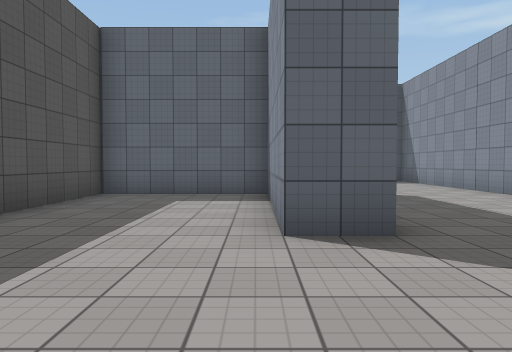
view 1 (above)

24 first-person views from a walk through a Unity game level. The camera is 1.3 m above the floor, tilts 2° down and sees 70° across. The floor is counted in squares, 2 m on a side. Each view is taken from the middle of a square. On the plan, view 1 faces up. The plan holds only what a view shows up to about 11 squares ahead; the rest is blank. The place goes on beyond the plan. Surface patterns are stand-ins for the level's own textures.

view 2
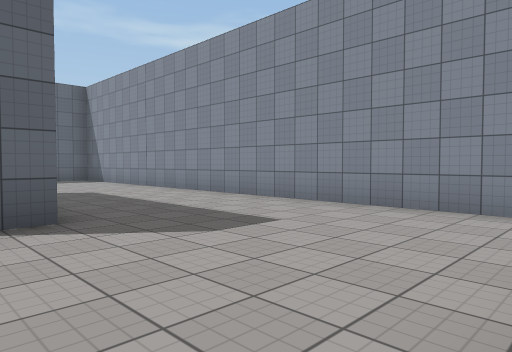

view 3
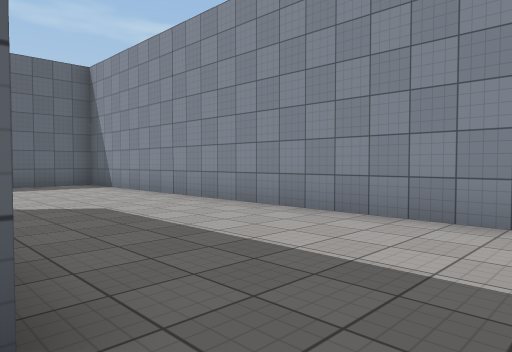

view 4
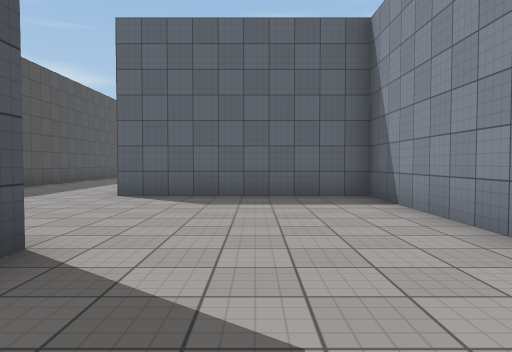

view 5
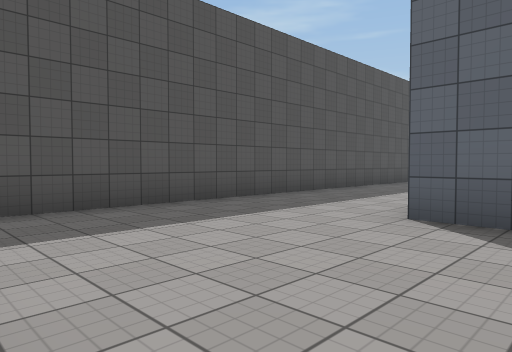

view 6
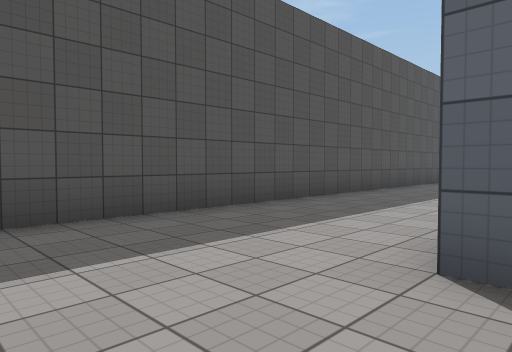

view 7
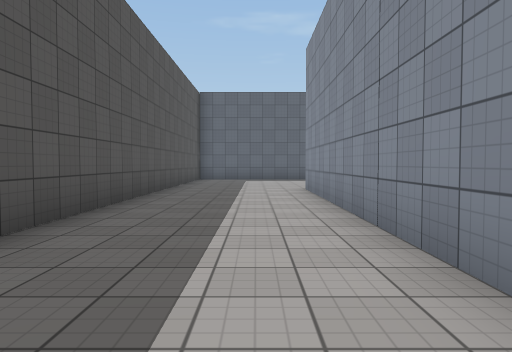

view 8
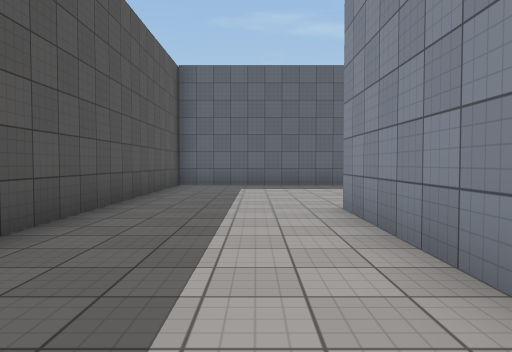

view 9
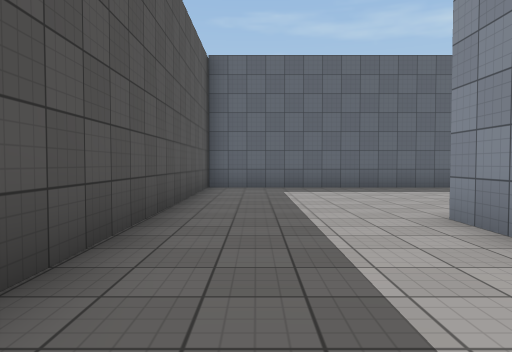

view 10
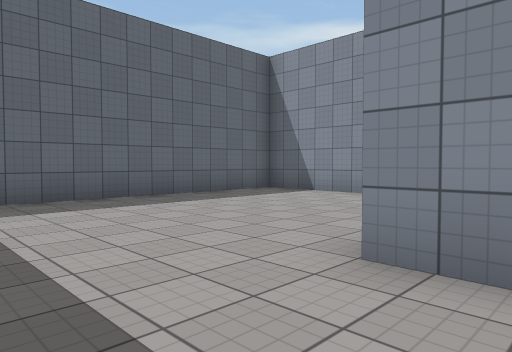

view 11
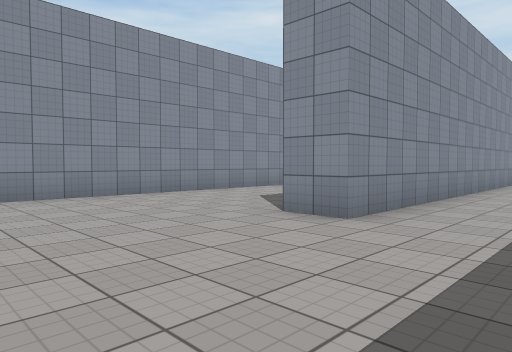

view 12
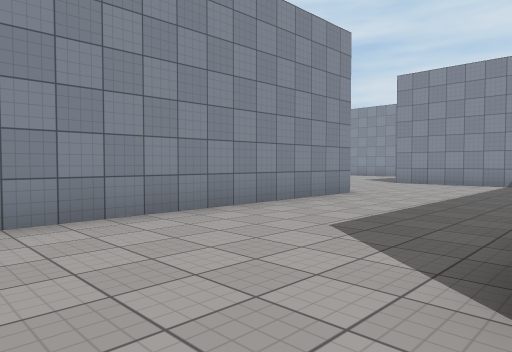

view 13
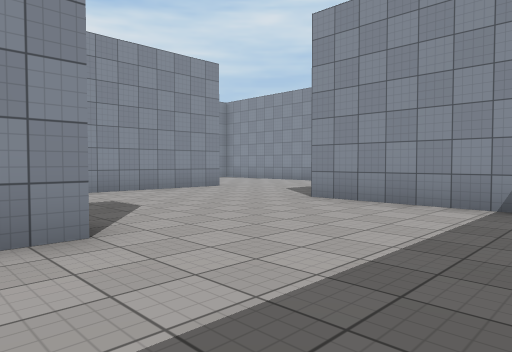

view 14
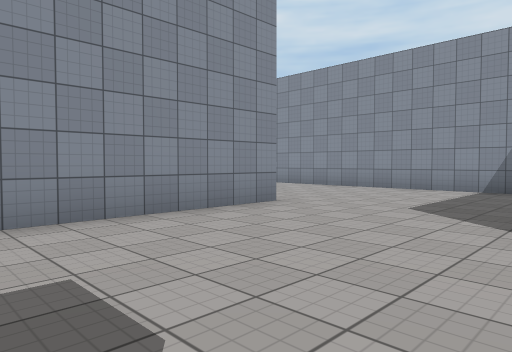

view 15
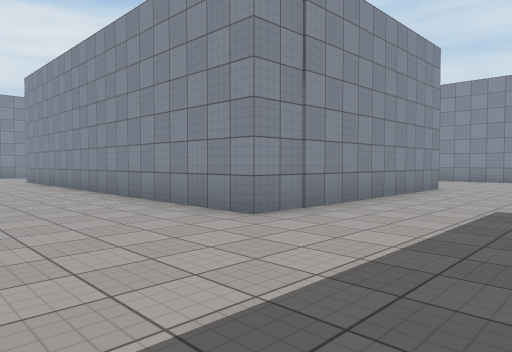

view 16
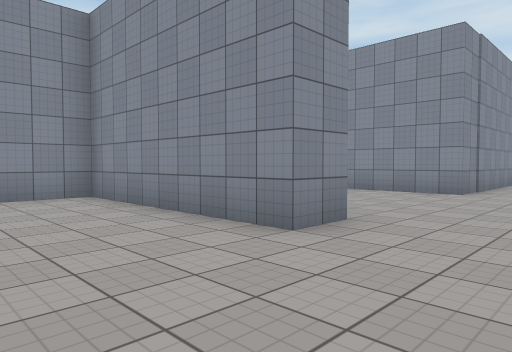

view 17
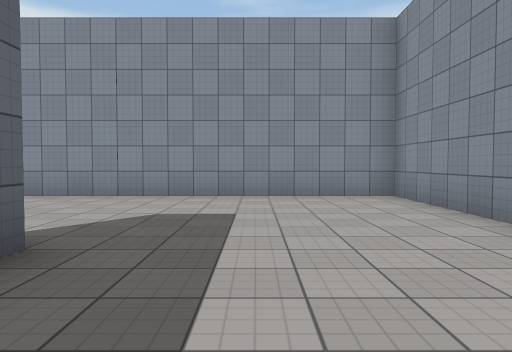

view 18
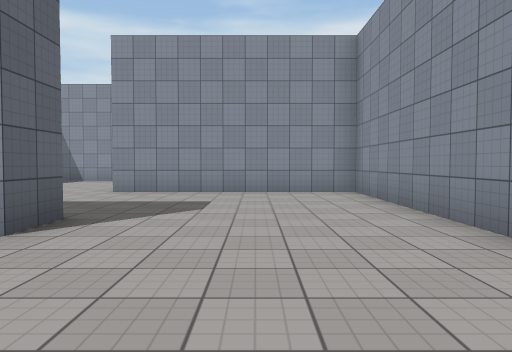

view 19
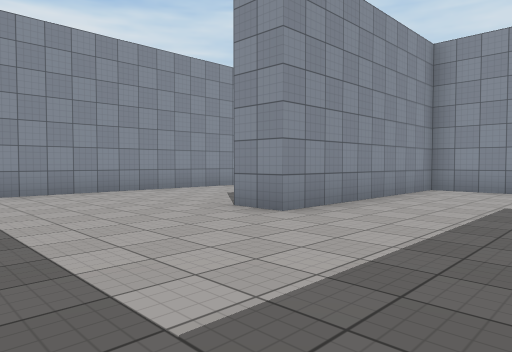

view 20
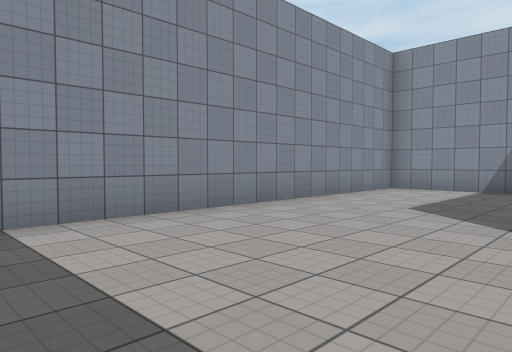

view 21
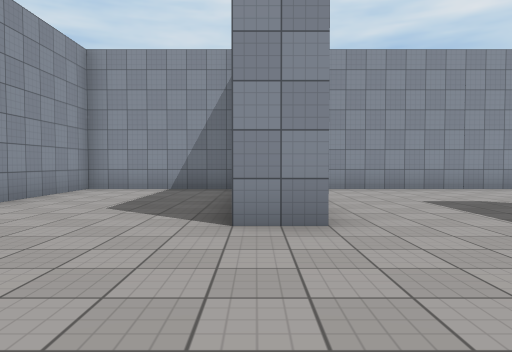

view 22
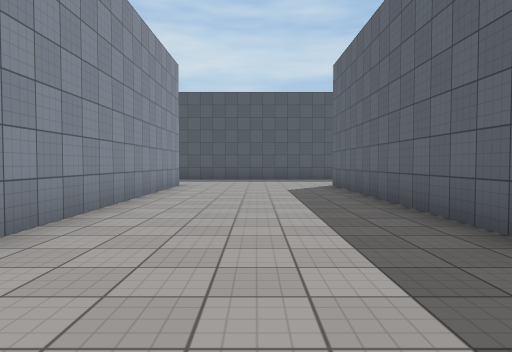

view 23
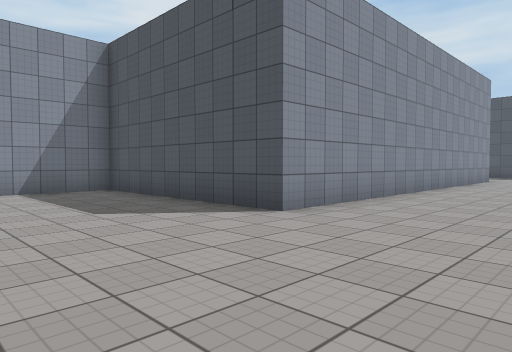

view 24
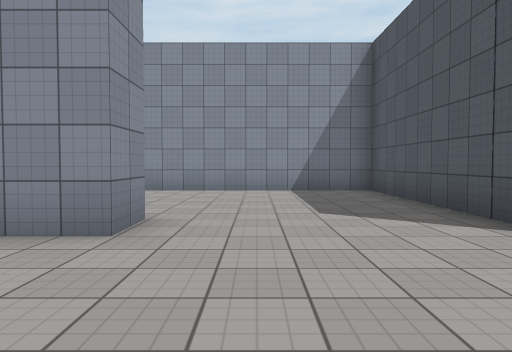

### Floor plan
Points are (right, up) in squares from view 1. A wall is a line through its corners. A room is listed if a view was taken in it or the views show most of it. See-through windows are left out.
Room 1 (views 1, 2, 3, 4, 5, 6, 7, 8, 9, 10, 11, 12, 13, 14, 15, 16, 17, 18, 19, 20, 21, 22, 23, 24)
walls: (11.2, 13.3) (10.3, 13.3) (10.3, 19.8) (21.2, 19.8) (21.2, 14.2) (26.8, 14.2); (17.9, 24.3) (10.3, 24.3) (10.3, 25.2) (15.2, 25.2) (15.2, 31.5); (16.5, 8.7) (20.2, 8.7) (20.2, 17.4); (5.3, 18.8) (5.3, 29.7) (-3.3, 29.7); (25.3, 18.8) (25.3, 19.8) (26.4, 19.8); (7.6, 8.7) (15.2, 8.7) (15.2, 14.2) (16.2, 14.2); (3, 14.2) (6.2, 14.2); (0.3, 15.2) (0.3, 24.2) (1.2, 24.2); (1.4, 3.2) (0.3, 3.2) (0.3, 7.7) (-3.3, 7.7) (-3.3, 4.6); (5.3, -0.1) (5.3, 13.3) (0.2, 13.3); (-3.3, 30.1) (-3.3, 9.9)

Positions as (right, up) in squares from view 1, and headings:
1: (0, 0), facing up
2: (0, -1), facing up-right
3: (1, 2), facing up-right
4: (3, 6), facing up
5: (2, 9), facing up-left
6: (1, 11), facing up-left
7: (-1, 15), facing up
8: (-1, 19), facing up
9: (-2, 20), facing up
10: (-2, 23), facing up-right
11: (-2, 28), facing down-right
12: (1, 26), facing down-right
13: (2, 20), facing down-right
14: (6, 18), facing down-right
15: (7, 23), facing down-right
16: (8, 28), facing down-right
17: (8, 28), facing right
18: (7, 11), facing right
19: (12, 18), facing down-right
20: (16, 18), facing down-right
21: (16, 18), facing down
22: (21, 22), facing left
23: (25, 23), facing down-left
24: (24, 23), facing down
